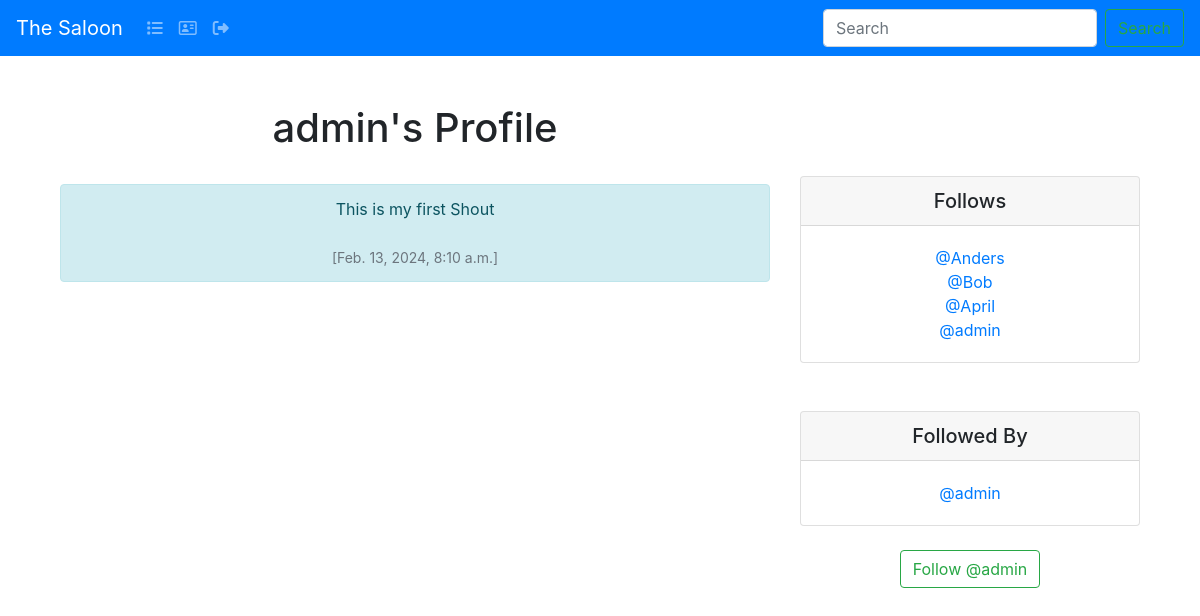
The app's page /profile/1 (signed in), older data.
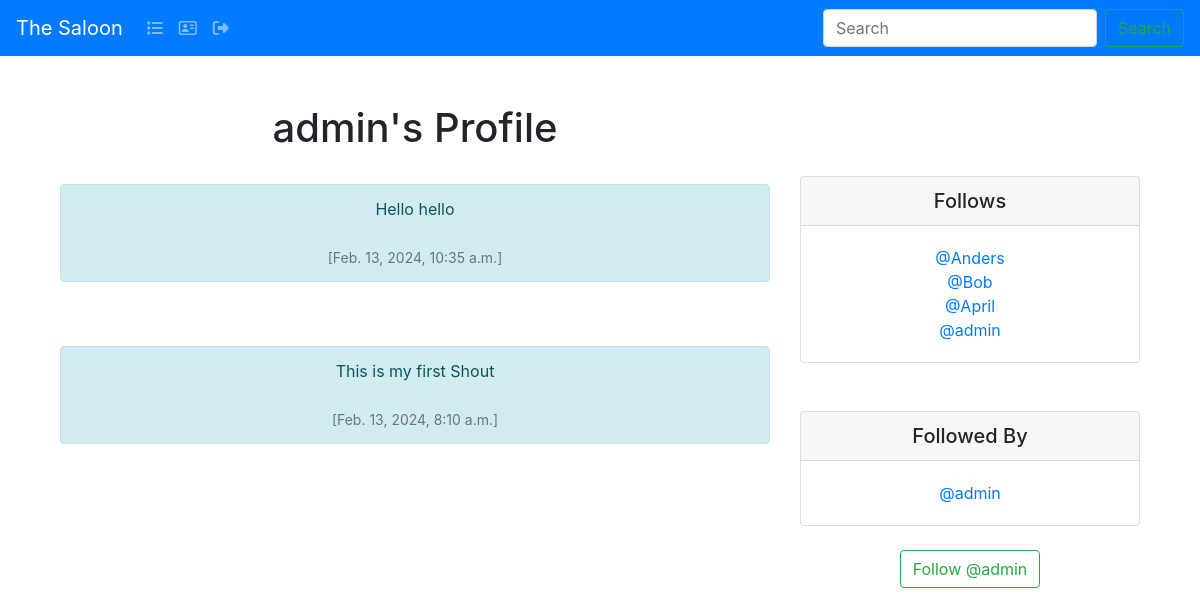
The same page, newer data.
### the_saloon/models.py (models this page shows, shortened)
class Shout(models.Model):
    user = models.ForeignKey(
        User, related_name="shouts",
        on_delete=models.DO_NOTHING
        )
    body = models.CharField(max_length=200)
    created_at = models.DateTimeField(auto_now_add=True)

class Profile(models.Model):
        user = models.OneToOneField(User, on_delete=models.CASCADE)
        follows = models.ManyToManyField("self",
            related_name="followed_by",
            symmetrical=False,
            blank=True)
        date_modified = models.DateTimeField(User, auto_now=True)
        def __str__(self):
            return self.user.username

### the_saloon/views.py (the view, shortened to what this page needs)
# urls.py: path('profile/<int:pk>', views.profile, name='profile'),
def profile(request, pk):
    if request.user.is_authenticated:
        profile = Profile.objects.get(user_id=pk)
        shouts = Shout.objects.filter(user_id=pk).order_by("-created_at")
        return render(request, "profile.html", {"profile":profile, "shouts":shouts})
    else:
        messages.success(request, ("You must login to see this page..."))
        return redirect('home')

### the_saloon/templates/profile.html (shortened to what this page needs)
{% extends 'base.html' %}
{% block content %}
{% if profile %}
   <div class="container text-center">
      <div class="row">
         <div class="col-8">
            <h1>{{ profile.user.username }}'s Profile</h1>
            <br/>
            {% if shouts%}
              {% for shout in shouts %}
                <div class="alert alert-info" role="alert">
                  {{ shout.body }}<br/><br/>
                  <small class="text-muted">
                    [{{ shout.created_at }}]
                  </small>
                </div><br/></br/>
              {% endfor %}
            {% endif %}
          </div>
         <div class="col-4">
          <br/><br/><br/>
            <div class="card">
                <h5 class="card-header">Follows</h5>
                <div class="card-body">
                  <p class="card-text">{% for following in profile.follows.all %}
                    <a href="{% url 'profile' following.user.id %}">@{{ following }}</a><br/>
                {% endfor %}</p>
                </div>
              </div>
              <br/><br/>
              <div class="card">
                <h5 class="card-header">Followed By</h5>
                <div class="card-body">
                  <p class="card-text">{% for following in profile.followed_by.all %}
                    <a href="{% url 'profile' following.user.id %}">@{{ following }}</a><br/>
                {% endfor %}</p>
                </div>
              </div>
              <br/>
                <form method=POST>
                {% if profile in user.profile.follows.all %}
                     <button class="btn btn-outline-danger" name="follow" value="unfollow" type="submit">
                         Unfollow @{{ profile.user.username|lower}}
                     </button>
                {% else %}
                    <button class="btn btn-outline-success" name="follow" value="follow" type="submit">
                         Follow @{{ profile.user.username|lower}}
                     </button>
                {% endif %}
                </form>
{% endif %}
{% endblock %}

Row changes from the older to the newer data that the page shows:
added Shout: body "Hello hello", created_at "Feb. 13, 2024, 10:35 a.m."
